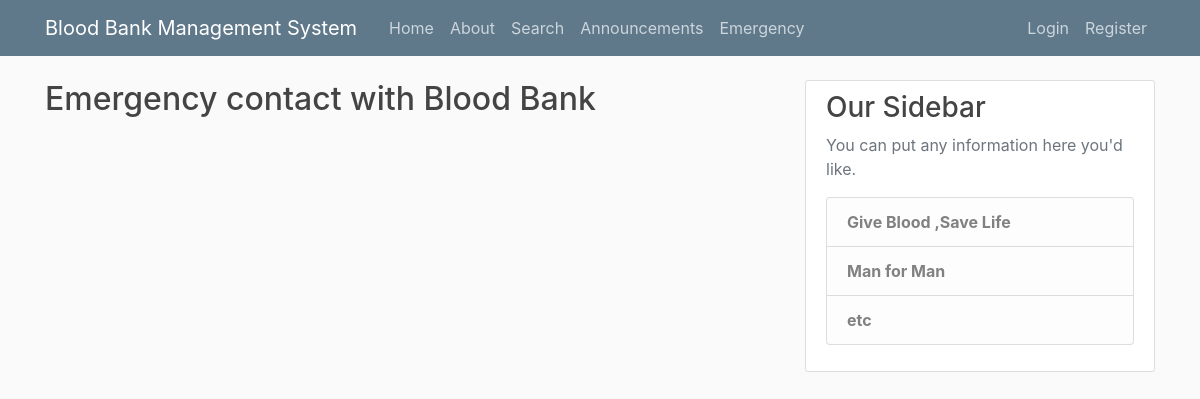
/emergency/, run on an earlier commit of the app's database.
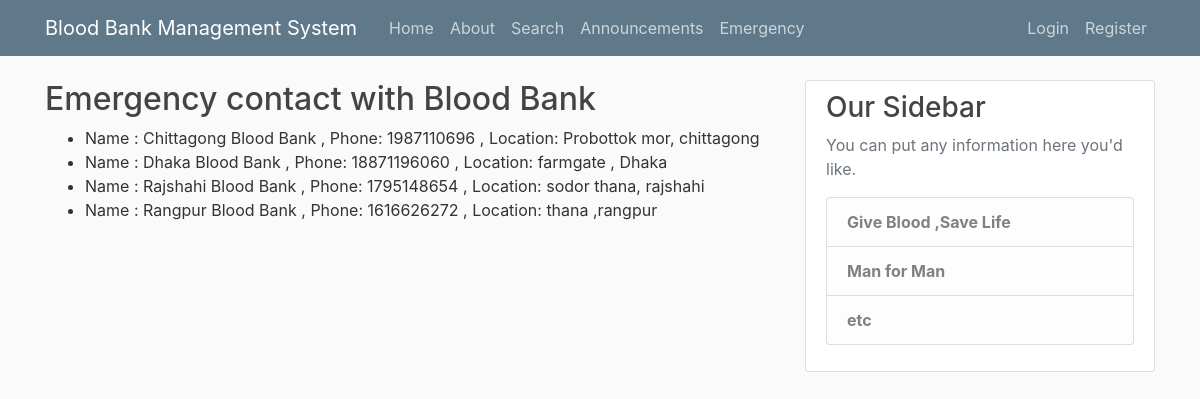
And on a later commit of the database.
### blog/models.py (models this page shows, shortened)
class emergency(models.Model):
    b_name = models.CharField(max_length=100)
    cell = models.IntegerField()
    location = models.CharField(max_length=50)

### blog/views.py (the view)
# urls.py: path('emergency/', emar , name='emer-gency'),
def emar(request):
    context = {
        'emergency': emergency.objects.all()
    }
    return render(request, 'blog/emergency.html', context)

### blog/templates/blog/emergency.html
{% extends "blog/base.html" %}
{% block content %}
	<h2>Emergency contact with Blood Bank</h2>
	{% for emergenc in emergency %}
		<div >
			<ul>
				<li class="article-content">Name : {{ emergenc.b_name }} , Phone: {{ emergenc.cell }} , Location: {{ emergenc.location }}</li>
			</ul>
		</div>
	{% endfor %}
{% endblock content %}

What changed in the data, as far as the page shows it:
added emergency: b_name "Chittagong Blood Bank", cell "1987110696", location "Probottok mor, chittagong"
added emergency: b_name "Dhaka Blood Bank", cell "18871196060", location "farmgate , Dhaka"
added emergency: b_name "Rajshahi Blood Bank", cell "1795148654", location "sodor thana, rajshahi"
added emergency: b_name "Rangpur Blood Bank", cell "1616626272", location "thana ,rangpur"
